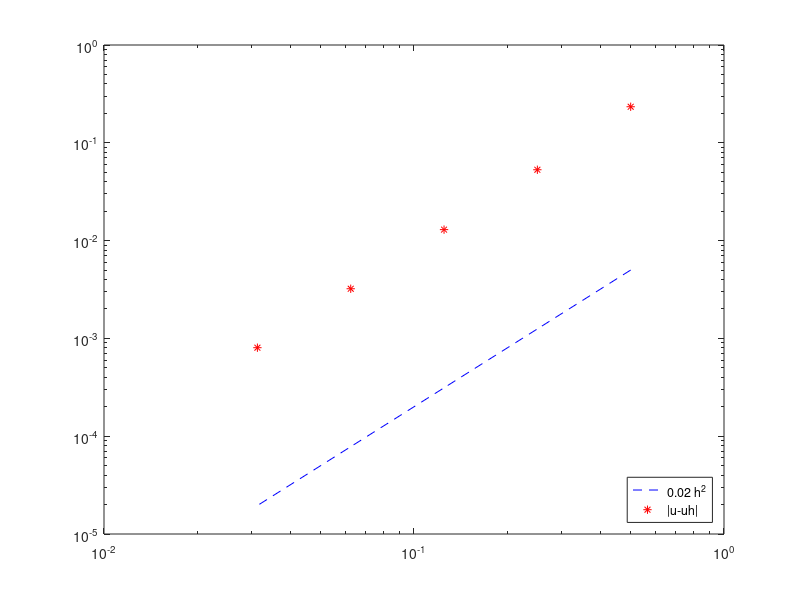

Recreate this plot in MATLAB.
% pp03.m: 
% Gloria Doci
% Loesung des Poisson Problems
%            -u_xx(x,y)-u_yy(x,y) = f(x,y),  (x,y) in (0,1)^2
%               u(x)  = 0,                  (x,y) im Rand
% mit finiten Differenzen und konstanter Schrittweite

% Problembeschreibung

f = @(x,y) (2*pi^2)*sin(pi*x)*sin(pi*y); % f = @(x,y) 2*pi^2*sin(pi*x)*sin(pi*y);

uex = @(x,y) sin(pi*x)*sin(pi*y);

% Insgesamt (n+1)^2 Pukte
% Zeilenweise Numerierung, die von 1 anfängt
point = @(x,y,n) n*x+1+(n+1)*(y/(1/n)); 

findi = @(p,n) mod(p-1,n+1)*(1/n);

findj= @(p,n) idivide(p-1,n+1,"fix")*(1/n);  

% Schleife über Anzahl der Elemente
ee=[]; hh=[];
for n=2.^[1:5]

% Gitter
h=1/n; x=[0:h:1]'; y=[0:h:1]';

% Randbedingung bei (x,0),(x,1),(0,y),(1,y), d.h. alle außer inneren Punkten haben b(i)=0
b=zeros((n+1)^2,1);

tic
A=speye((n+1)^2); % Randbedingung bei (x,0),(x,1),(0,y),(1,y), d.h. alle außer inneren Punkten haben A(i,i)=1
 
% innere Punkte
for i=x(2:end-1)'
    for j=y(2:end-1)'

% Innere Punkte
  p=point(i,j,n);
  A(p,p-(n+1)) = -1/h^2; 
  A(p,p+(n+1)) = -1/h^2; 
  A(p,p-1)     = -1/h^2;
  A(p,p+1)     = -1/h^2;
  A(p,p)       = 4/h^2;
b(p) = f(i,j);
end % for j
end % for i

%{ 
Randpunkten
% Randpunkte (x,0), (x,1)
for i=x'
  pdown=point(i,0,n);
  pup=point(i,1,n);
  A(pdown,pdown)=1;
  A(pup,pup)=1;
end % for x

% Randpunkte (y,0), (y,1)
for j=y'
  pleft=point(0,j,n);
  pright=point(1,j,n);
  A(pleft,pleft) = 1;
  A(pright,pright) = 1;
end % for y
%}
elapsed_FD=toc;

tic
% Solve

tol=1e-14; maxit=2*100; 
[uh, ~] = pcg(A,b,tol,maxit,@(x) x);

elapsed_Solve=toc;

e=0;
% Fehlerberechnung
for i=x'
    for j=y'
    e=max(e,norm(uh(point(i,j,n))-uex(i,j),'inf'));
end
end

hh = [hh,h];
ee=[ee,e];
% Ausgabe
fprintf('n= %d h=%1.3e \t |u-uh|=%1.3e \t elapsed_FD_aufstellen=%f sec \t elapsed_LGS_lösen=%f sec \n',n,h,e,elapsed_FD,elapsed_Solve)


% plot
mesh(x,y,reshape(uh,n+1,n+1))
xlabel ("x");
ylabel ("y");
zlabel ("uh");
title (sprintf("uh for n=%d \t h=%f \t e=%f",n,h,e));
pause;
end
p1=polyfit(log(hh),log(ee),1);
fprintf('rate O(h^p):  \t         %f \t   \n',p1(1));
%[xx, yy] = meshgrid (x, y);
%mesh(x,y,uex(xx,yy))
%pause;
% Konvergenzplot
loglog(hh,0.02*hh.^2,'b--',hh,ee,'r*');
legend('0.02 h^2','|u-uh|','location','southeast')
